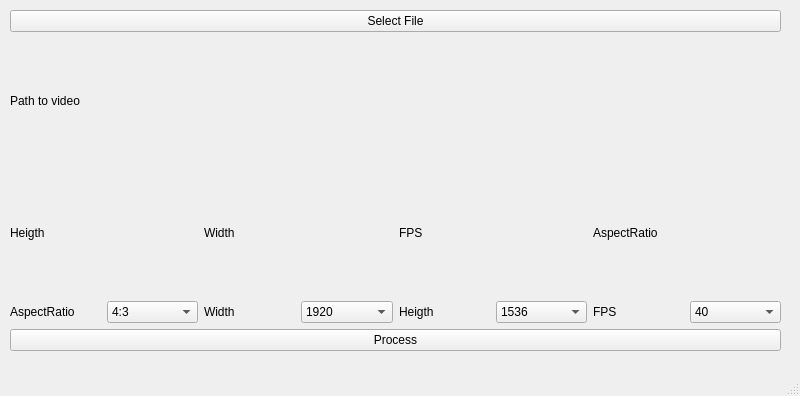
<?xml version="1.0" encoding="UTF-8"?>
<ui version="4.0">
 <class>MainWindow</class>
 <widget class="QMainWindow" name="MainWindow">
  <property name="geometry">
   <rect>
    <x>0</x>
    <y>0</y>
    <width>800</width>
    <height>396</height>
   </rect>
  </property>
  <property name="sizePolicy">
   <sizepolicy hsizetype="Fixed" vsizetype="Fixed">
    <horstretch>0</horstretch>
    <verstretch>0</verstretch>
   </sizepolicy>
  </property>
  <property name="windowTitle">
   <string>MainWindow</string>
  </property>
  <widget class="QWidget" name="centralwidget">
   <widget class="QWidget" name="verticalLayoutWidget">
    <property name="geometry">
     <rect>
      <x>10</x>
      <y>10</y>
      <width>771</width>
      <height>341</height>
     </rect>
    </property>
    <layout class="QVBoxLayout" name="verticalLayout">
     <item>
      <widget class="QPushButton" name="select_file_btn">
       <property name="text">
        <string>Select File</string>
       </property>
      </widget>
     </item>
     <item>
      <widget class="QLabel" name="coosed_file_label">
       <property name="text">
        <string>Path to video</string>
       </property>
      </widget>
     </item>
     <item>
      <layout class="QHBoxLayout" name="horizontalLayout_2">
       <item>
        <widget class="QLabel" name="Heigth_label">
         <property name="text">
          <string>Heigth</string>
         </property>
        </widget>
       </item>
       <item>
        <widget class="QLabel" name="width_label">
         <property name="text">
          <string>Width</string>
         </property>
        </widget>
       </item>
       <item>
        <widget class="QLabel" name="FPS_label">
         <property name="text">
          <string>FPS</string>
         </property>
        </widget>
       </item>
       <item>
        <widget class="QLabel" name="aspect_label">
         <property name="text">
          <string>AspectRatio</string>
         </property>
        </widget>
       </item>
      </layout>
     </item>
     <item>
      <layout class="QHBoxLayout" name="horizontalLayout_3">
       <item>
        <widget class="QLabel" name="aspect_label_2">
         <property name="text">
          <string>AspectRatio</string>
         </property>
        </widget>
       </item>
       <item>
        <widget class="QComboBox" name="comboBox_3">
         <item>
          <property name="text">
           <string>4:3</string>
          </property>
         </item>
        </widget>
       </item>
       <item>
        <widget class="QLabel" name="width_label_2">
         <property name="text">
          <string>Width</string>
         </property>
        </widget>
       </item>
       <item>
        <widget class="QComboBox" name="comboBox">
         <item>
          <property name="text">
           <string>1920</string>
          </property>
         </item>
        </widget>
       </item>
       <item>
        <widget class="QLabel" name="Heigth_label_2">
         <property name="text">
          <string>Heigth</string>
         </property>
        </widget>
       </item>
       <item>
        <widget class="QComboBox" name="comboBox_2">
         <item>
          <property name="text">
           <string>1536</string>
          </property>
         </item>
        </widget>
       </item>
       <item>
        <widget class="QLabel" name="FPS_label_2">
         <property name="text">
          <string>FPS</string>
         </property>
        </widget>
       </item>
       <item>
        <widget class="QComboBox" name="comboBox_4">
         <item>
          <property name="text">
           <string>40</string>
          </property>
         </item>
        </widget>
       </item>
      </layout>
     </item>
     <item>
      <layout class="QHBoxLayout" name="horizontalLayout">
       <item>
        <widget class="QPushButton" name="processBtn">
         <property name="text">
          <string>Process</string>
         </property>
        </widget>
       </item>
      </layout>
     </item>
    </layout>
   </widget>
  </widget>
  <widget class="QMenuBar" name="menubar">
   <property name="geometry">
    <rect>
     <x>0</x>
     <y>0</y>
     <width>800</width>
     <height>23</height>
    </rect>
   </property>
  </widget>
  <widget class="QStatusBar" name="statusbar"/>
 </widget>
 <resources/>
 <connections/>
</ui>
